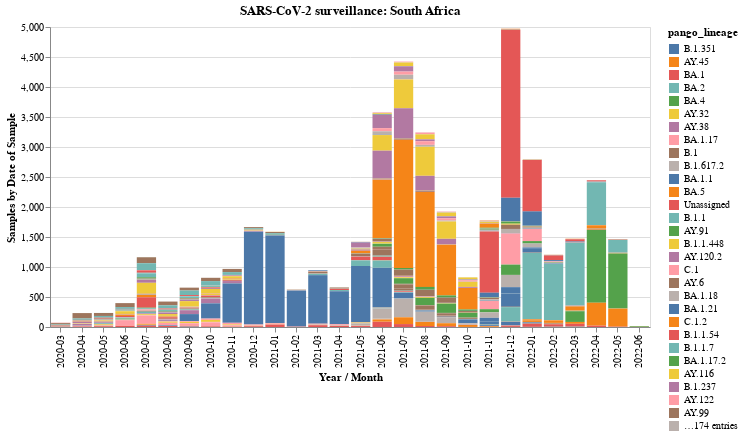

The cell this chart's notebook holds for it:
### Markdown cell above
### GISAID graphs for an African country

These graphs can be customised for any African country by changing the variables at the top of the code cell

### Code cell
# to adapt this for another country change these variables
country_name = "South Africa"

# do not edit anything below this line
gisaid_data = (
    africa_metadata[africa_metadata.country == country_name]
    .groupby(["date_yearmon", "pango_lineage"])
    .count()
    .reset_index()
)
gisaid = (
    alt.Chart(gisaid_data, width=600, title=f"SARS-CoV-2 surveillance: {country_name}")
    .mark_bar()
    .encode(
        alt.X("date_yearmon", title="Year / Month"),
        y=alt.Y("sum(virus)", title="Samples by Date of Sample"),
        color=alt.Color("pango_lineage", sort="-y"),
        tooltip=["pango_lineage", "virus"],
    )
)
gisaid

### Figure 1 — Vega-Lite specification as saved in the notebook (floating-point values rounded to 4 significant figures; data arrays with more than 128 entries replaced by an {"elided": "..."} marker saying what was removed)
{"config": {"view": {"continuousWidth": 400, "continuousHeight": 300}}, "data": {"name": "data-c6bcb6d10197416ffdeba46b1f0a6b18"}, "mark": "bar", "encoding": {"color": {"field": "pango_lineage", "sort": "-y", "type": "nominal"}, "tooltip": [{"field": "pango_lineage", "type": "nominal"}, {"field": "virus", "type": "quantitative"}], "x": {"field": "date_yearmon", "title": "Year / Month", "type": "nominal"}, "y": {"aggregate": "sum", "field": "virus", "title": "Samples by Date of Sample", "type": "quantitative"}}, "title": "SARS-CoV-2 surveillance: South Africa", "width": 600, "$schema": "https://vega.github.io/schema/vega-lite/v4.17.0.json", "datasets": {"data-c6bcb6d10197416ffdeba46b1f0a6b18": {"elided": "864 records"}}}
